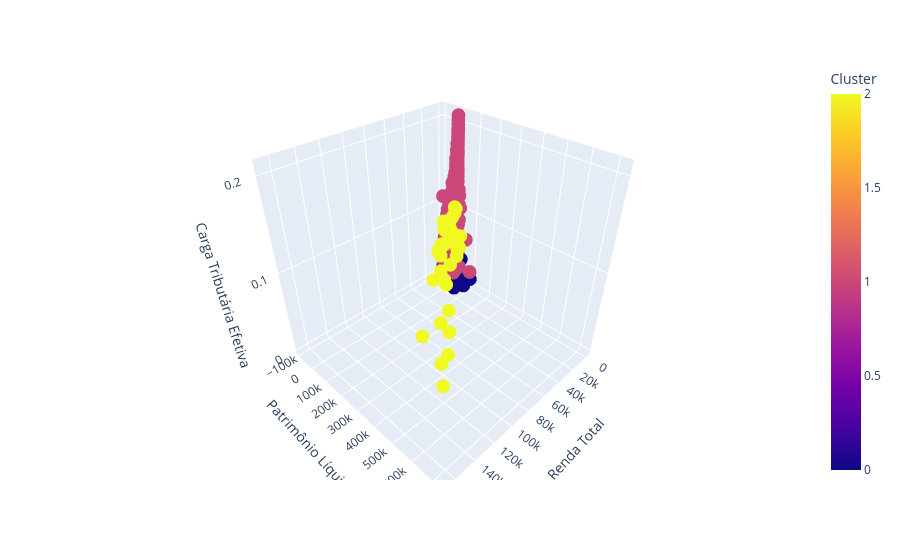

Write notebook code for a chart like this one.
### Markdown cell above
### 🔗 Correlação entre Variáveis Derivadas

O heatmap acima mostra a **matriz de correlação de Pearson** entre as três variáveis contínuas utilizadas no modelo de clusterização:  
**Renda Total**, **Patrimônio Líquido** e **Carga Tributária Efetiva**.

A análise de correlação é essencial para verificar o **grau de associação linear** entre as variáveis e garantir que cada uma contribua de forma **independente** para a formação dos clusters.

---

#### 📊 **Interpretação dos resultados:**

| Relação | Coeficiente | Interpretação |
|:---------|:-------------:|:--------------|
| **Renda Total × Patrimônio Líquido** | **0,97** | Correlação **forte e positiva**. Indica que maiores rendas tendem a estar associadas a maiores volumes patrimoniais — um padrão esperado em perfis de acúmulo de riqueza. |
| **Renda Total × Carga Tributária Efetiva** | **0,14** | Correlação **fraca e positiva**, mostrando que o aumento da renda não implica, necessariamente, aumento proporcional na carga tributária efetiva. |
| **Patrimônio Líquido × Carga Tributária Efetiva** | **0,11** | Correlação **muito baixa**, sugerindo que o patrimônio acumulado não se traduz em uma tributação proporcional. |

---

#### 💡 **Síntese interpretativa:**

- O forte vínculo entre **renda** e **patrimônio** confirma que ambas refletem dimensões complementares do mesmo fenômeno econômico: a **capacidade de geração e retenção de riqueza**.  
- Por outro lado, a **baixa correlação da carga tributária efetiva** com as demais variáveis reforça uma constatação importante:  
  > mesmo com aumento de renda e patrimônio, a carga tributária **não cresce proporcionalmente**, evidenciando um **sistema tributário pouco progressivo**.  
- Essa independência estatística também justifica a inclusão das três variáveis no modelo, pois cada uma captura **aspectos distintos do perfil socioeconômico**.

➡️ Conclusão: As correlações confirmam a coerência das variáveis escolhidas e sustentam a validade da clusterização em três dimensões — renda, patrimônio e carga tributária.

### Code cell
import plotly.express as px

fig = px.scatter_3d(
    df_cluster,
    x="Renda Total",
    y="Patrimônio Líquido",
    z="Carga Tributária Efetiva",
    color="Cluster",
    hover_data=["Ano-calendário", "Ente Federativo", "Centil"]
)
fig.show()

### Figure 1 — Plotly figure (JSON) as saved in the notebook; plotly's stock layout.template omitted (floating-point values rounded to 4 significant figures; data arrays with more than 128 entries replaced by an {"elided": "..."} marker saying what was removed)
{"data": [{"customdata": {"elided": "34604x3 mixed values"}, "hovertemplate": "Renda Total=%{x}<br>Patrimônio Líquido=%{y}<br>Carga Tributária Efetiva=%{z}<br>Ano-calendário=%{customdata[0]}<br>Ente Federativo=%{customdata[1]}<br>Centil=%{customdata[2]}<br>Cluster=%{marker.color}<extra></extra>", "legendgroup": "", "marker": {"color": {"elided": "34604 int values"}, "coloraxis": "coloraxis", "symbol": "circle"}, "mode": "markers", "name": "", "scene": "scene", "showlegend": false, "type": "scatter3d", "x": {"elided": "34604 float values"}, "y": {"elided": "34604 float values"}, "z": {"elided": "34604 float values"}}], "layout": {"coloraxis": {"colorbar": {"title": {"text": "Cluster"}}, "colorscale": [[0, "#0d0887"], [0.1111, "#46039f"], [0.2222, "#7201a8"], [0.3333, "#9c179e"], [0.4444, "#bd3786"], [0.5556, "#d8576b"], [0.6667, "#ed7953"], [0.7778, "#fb9f3a"], [0.8889, "#fdca26"], [1, "#f0f921"]]}, "legend": {"tracegroupgap": 0}, "margin": {"t": 60}, "scene": {"domain": {"x": [0, 1], "y": [0, 1]}, "xaxis": {"title": {"text": "Renda Total"}}, "yaxis": {"title": {"text": "Patrimônio Líquido"}}, "zaxis": {"title": {"text": "Carga Tributária Efetiva"}}}}}
